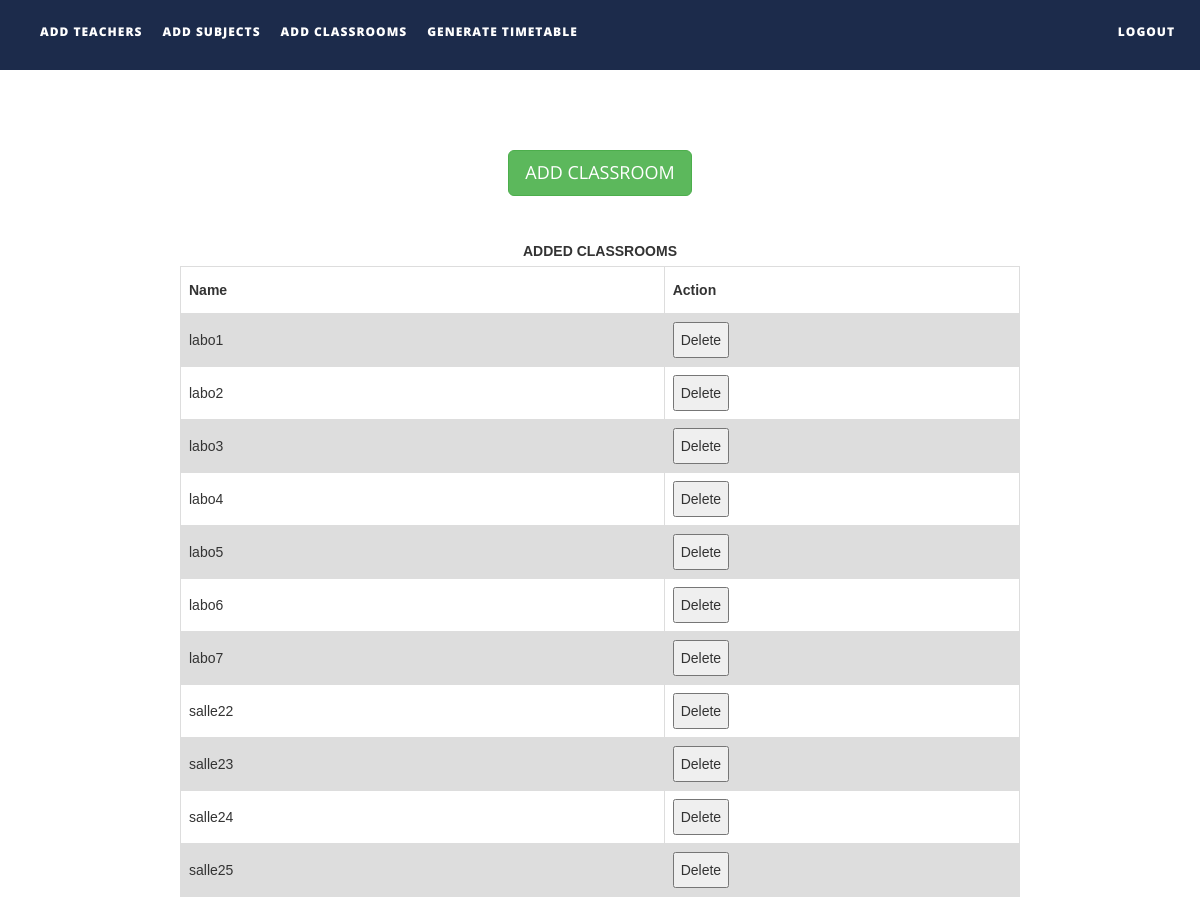
Screenshot of /files/addclassrooms.php with the database file from the repository.
### tables this page shows
CREATE TABLE `classrooms` (
  `name` varchar(30) NOT NULL
);

### files/addclassrooms.php (the view, shortened to what this page needs)
<!DOCTYPE html>
<html xmlns="http://www.w3.org/1999/xhtml">
<head>
    <link href="assets/css/bootstrap.css" rel="stylesheet"/>
    <link href="assets/css/font-awesome.min.css" rel="stylesheet"/>
    <link href="assets/css/flexslider.css" rel="stylesheet"/>
    <link href="assets/css/style.css" rel="stylesheet"/>
</head>
<body>
<div class="navbar navbar-inverse navbar-fixed-top " id="menu">
    <div class="container">
        <div class="navbar-collapse collapse move-me">
            <ul class="nav navbar-nav navbar-left">
                <li><a href="addteachers.php">ADD TEACHERS</a></li>
                <li><a href="addsubjects.php">ADD SUBJECTS</a></li>
                <li><a href="addclassrooms.php">ADD CLASSROOMS</a></li>
                <li><a href="generatetimetable.php">GENERATE TIMETABLE</a></li>
            </ul>
            <ul class="nav navbar-nav navbar-right">
                <li><a href="index.php">LOGOUT</a></li>
            </ul>
        </div>
    </div>
</div>
<br>
<div align="center"
     style="margin-top:10%">
    <button
        id="classroommanual" class="btn btn-success btn-lg">ADD CLASSROOM
    </button>
</div>
<div align="center">
    <br>
    <table id=classroomstable>
        <caption><strong>ADDED CLASSROOMS</strong></caption>
        <tr>
            <th width="100">Name</th>
            <th width="60">Action</th>
        </tr>
        <?php
        $q = mysqli_query(mysqli_connect("localhost", "root", "", "ttms"),
            "SELECT * FROM classrooms ");
        while ($row = mysqli_fetch_assoc($q)) {
            echo "<tr><td>{$row['name']}</td>
                    <td><button>Delete</button></td>
                    </tr>\n";
        }
        ?>
    </table>
</div>
</body>
</html>

### files/assets/css/style.css (style rules this page uses)
#menu { background-color: rgba(28, 43, 75, 1); color: #fff; font-size: 12px; font-weight: 900; letter-spacing: 1px; min-height: 70px; }
.navbar-inverse { border-color: transparent; }
.navbar-inverse .navbar-nav > li > a, .navbar-inverse .navbar-nav > li > a:hover { color: #FFF; padding: 22px 10px; }

### files/addclassrooms.php (style rules this page uses)
table { margin-top: 10px; font-family: arial, sans-serif; border-collapse: collapse; width: 70%; }
td, th { border: 1px solid #dddddd; text-align: left; padding: 8px; }
tr:nth-child(even) { background-color: #dddddd; }

### rows the page displays
classrooms: name "labo1"
classrooms: name "labo2"
classrooms: name "labo3"
classrooms: name "labo4"
classrooms: name "labo5"
classrooms: name "labo6"
classrooms: name "labo7"
classrooms: name "salle22"
classrooms: name "salle23"
classrooms: name "salle24"
classrooms: name "salle25"
